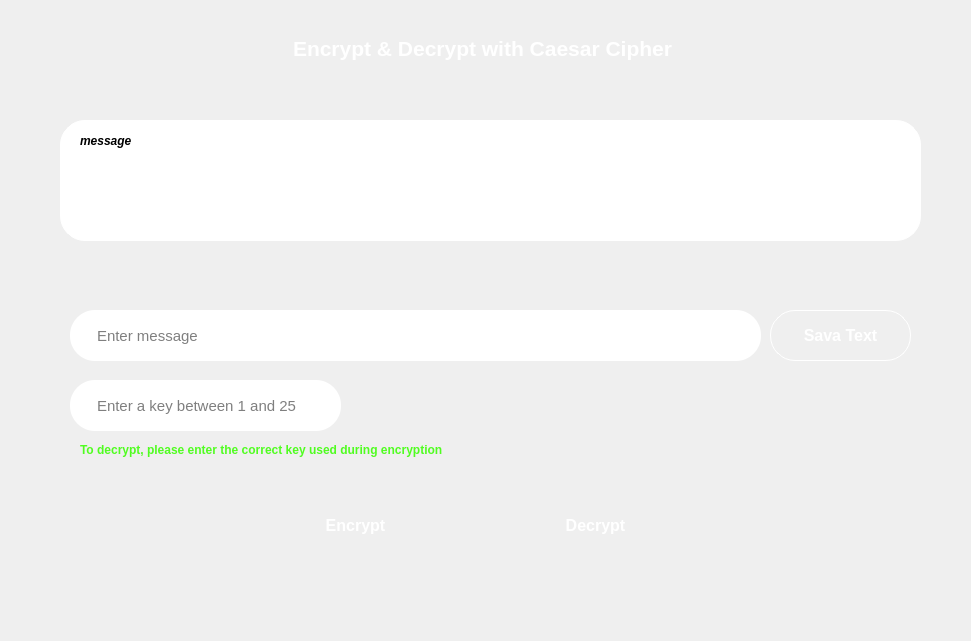
   <widget class="QWidget" name="carsar_window" native="true">
    <property name="geometry">
     <rect>
      <x>330</x>
      <y>10</y>
      <width>971</width>
      <height>641</height>
     </rect>
    </property>
    <property name="styleSheet">
     <string notr="true"> background: qlineargradient(
        x1:0, y1:0, x2:0, y2:1, 
        stop:0 #1995AD, 
        stop:1 #022932
    );
border-radius:25px;</string>
    </property>
    <widget class="QLabel" name="label_2">
     <property name="geometry">
      <rect>
       <x>240</x>
       <y>30</y>
       <width>485</width>
       <height>36</height>
      </rect>
     </property>
     <property name="font">
      <font>
       <pointsize>16</pointsize>
       <bold>true</bold>
      </font>
     </property>
     <property name="styleSheet">
      <string notr="true">color:white;
background:transparent;</string>
     </property>
     <property name="text">
      <string>Encrypt &amp; Decrypt with Caesar Cipher</string>
     </property>
     <property name="alignment">
      <set>Qt::AlignmentFlag::AlignCenter</set>
     </property>
    </widget>
    <widget class="QLabel" name="output">
     <property name="geometry">
      <rect>
       <x>60</x>
       <y>120</y>
       <width>861</width>
       <height>121</height>
      </rect>
     </property>
     <property name="font">
      <font>
       <pointsize>16</pointsize>
       <bold>true</bold>
      </font>
     </property>
     <property name="styleSheet">
      <string notr="true">background:white;
border:1px solid white;</string>
     </property>
     <property name="text">
      <string/>
     </property>
     <property name="margin">
      <number>25</number>
     </property>
    </widget>
    <widget class="QLineEdit" name="key">
     <property name="geometry">
      <rect>
       <x>70</x>
       <y>380</y>
       <width>271</width>
       <height>51</height>
      </rect>
     </property>
     <property name="font">
      <font>
       <pointsize>11</pointsize>
      </font>
     </property>
     <property name="styleSheet">
      <string notr="true">background:white;
padding-left:25px;</string>
     </property>
     <property name="alignment">
      <set>Qt::AlignmentFlag::AlignLeading|Qt::AlignmentFlag::AlignLeft|Qt::AlignmentFlag::AlignVCenter</set>
     </property>
     <property name="placeholderText">
      <string>Enter a key between 1 and 25</string>
     </property>
    </widget>
    <widget class="QLineEdit" name="input">
     <property name="geometry">
      <rect>
       <x>70</x>
       <y>310</y>
       <width>691</width>
       <height>51</height>
      </rect>
     </property>
     <property name="font">
      <font>
       <pointsize>11</pointsize>
      </font>
     </property>
     <property name="styleSheet">
      <string notr="true">background:white;
padding-left:25px;
</string>
     </property>
     <property name="alignment">
      <set>Qt::AlignmentFlag::AlignLeading|Qt::AlignmentFlag::AlignLeft|Qt::AlignmentFlag::AlignVCenter</set>
     </property>
     <property name="placeholderText">
      <string>Enter message</string>
     </property>
    </widget>
    <widget class="QPushButton" name="encrypt">
     <property name="geometry">
      <rect>
       <x>270</x>
       <y>500</y>
       <width>171</width>
       <height>51</height>
      </rect>
     </property>
     <property name="font">
      <font>
       <pointsize>12</pointsize>
       <bold>true</bold>
      </font>
     </property>
     <property name="styleSheet">
      <string notr="true">#encrypt {
    color: white;
    font-weight: bold;
    border: none;
    border-radius: 25px;
    padding: 8px 16px;
    background: qlineargradient(
        x1:0, y1:0, x2:0, y2:1,
        stop:0 #4CAF50, 
        stop:1 #2E7D32   );
}

#encrypt:pressed {
    background: white;
    color: #2c6df7;
    border: 1px solid #2c6df7;
}
</string>
     </property>
     <property name="text">
      <string>Encrypt</string>
     </property>
    </widget>
    <widget class="QPushButton" name="decrypt">
     <property name="geometry">
      <rect>
       <x>510</x>
       <y>500</y>
       <width>171</width>
       <height>51</height>
      </rect>
     </property>
     <property name="font">
      <font>
       <pointsize>12</pointsize>
       <bold>true</bold>
      </font>
     </property>
     <property name="styleSheet">
      <string notr="true">#decrypt {
     color: white;
    font-weight: bold;
    border: none;
    border-radius: 25px;
    padding: 8px 16px;
    background: qlineargradient(
        x1:0, y1:0, x2:0, y2:1,
        stop:0 #f44336, 
        stop:1 #c62828  
    );
}

#decrypt:pressed {
    background: white;
    color: #2c6df7;
    border: 1px solid #2c6df7;
}
</string>
     </property>
     <property name="text">
      <string>Decrypt</string>
     </property>
    </widget>
    <widget class="QLabel" name="label_3">
     <property name="geometry">
      <rect>
       <x>80</x>
       <y>130</y>
       <width>111</width>
       <height>21</height>
      </rect>
     </property>
     <property name="font">
      <font>
       <italic>true</italic>
       <bold>true</bold>
      </font>
     </property>
     <property name="styleSheet">
      <string notr="true">background:transparent;</string>
     </property>
     <property name="text">
      <string>message</string>
     </property>
    </widget>
    <widget class="QLabel" name="key_description">
     <property name="geometry">
      <rect>
       <x>80</x>
       <y>440</y>
       <width>501</width>
       <height>20</height>
      </rect>
     </property>
     <property name="font">
      <font>
       <bold>true</bold>
      </font>
     </property>
     <property name="styleSheet">
      <string notr="true">background:transparent;
color:#50fd20;</string>
     </property>
     <property name="text">
      <string>To decrypt, please enter the correct key used during encryption</string>
     </property>
    </widget>
    <widget class="QPushButton" name="caesar_save">
     <property name="geometry">
      <rect>
       <x>770</x>
       <y>310</y>
       <width>141</width>
       <height>51</height>
      </rect>
     </property>
     <property name="font">
      <font>
       <pointsize>12</pointsize>
       <bold>true</bold>
      </font>
     </property>
     <property name="styleSheet">
      <string notr="true">#caesar_save {
    color: white;
    font-weight: bold;
    border: 1px solid white;
    border-radius: 25px;
    padding: 8px 16px;
    background: qlineargradient(
        x1:0, y1:0, x2:0, y2:1,
        stop:0 #6a11cb,
        stop:1 #2575fc
    );
}

#caesar_save:pressed {
    background: white;
    color: #2c6df7;
    border: 1px solid #2c6df7;
}
</string>
     </property>
     <property name="text">
      <string>Sava Text</string>
     </property>
    </widget>
   </widget>
